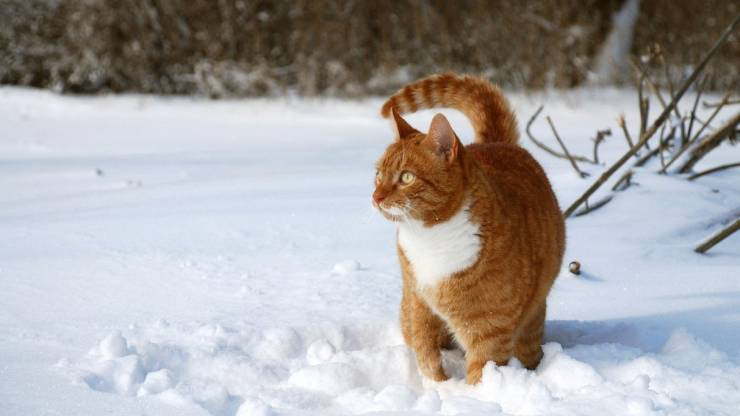
#> input picture imgs/catinsnow.jpg, 740 x 416 px, given in place of kmstennis.png, which was not available
$ python histogram.py
#> lines starting #> are read from the running program, lines starting #| are printed output that depends on the picture; pictures that were not available may be replaced by others from this repository, and a replacement may not be noted
import cv2
import numpy as np
from matplotlib import pyplot as plt
img = cv2.imread('imgs/kmstennis.png')
#> img is the input picture: shape (416, 740, 3); mean B, G, R 164.3, 164.9, 168.2
img = cv2.cvtColor(img, cv2.COLOR_BGR2GRAY)
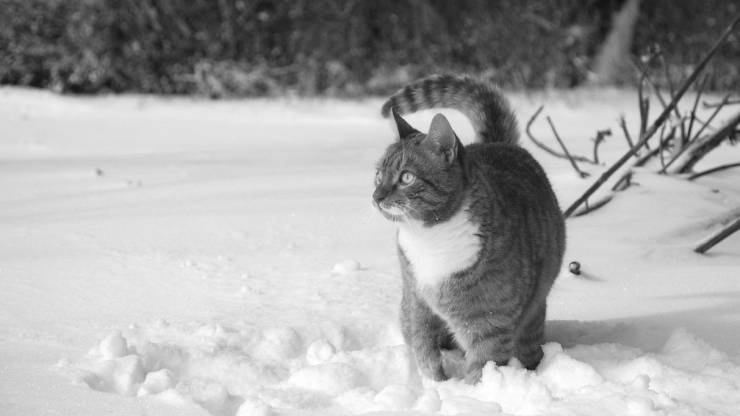
#> img: shape (416, 740); min 16, max 255, mean 165.8
histarray = []
histarrayafter = []

for i in range(-1, 255):
    histarray.append(0)
    histarrayafter.append(0)

height, width = img.shape
#> height = 416; width = 740
inmin = np.min(img)
#> inmin = 16
inmax = np.max(img)
#> inmax = 255
outmax = int(input("Zadej číslo:"))
#> the answer given: 3
k = outmax/(inmax-inmin)
#> k = 0.0126

for y in range(0, height):
    for x in range(0, width):
        histarray[img[y, x]] = histarray[img[y, x]]+1
#> after the loop, histarray = 256 values, max 7858 at index 224, min 0 at index 0, mean 1202.5
f = plt.figure(1)
plt.plot(histarray)
f.show()
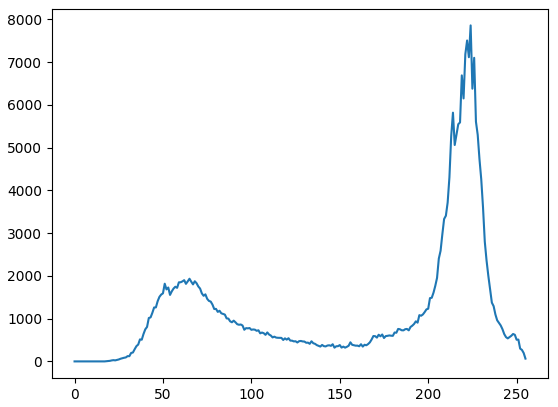
#> figure drawn by matplotlib, 1 panel; curve peaks at x = 224, y = 7858
cv2.imshow("před roztažením", img)
for y in range(0, height):
    for x in range(0, width):
        if (img[y, x] - inmin) * k > 255:
            img[y, x] = 255
        else:
            img[y, x] = int((img[y, x] - inmin) * k)
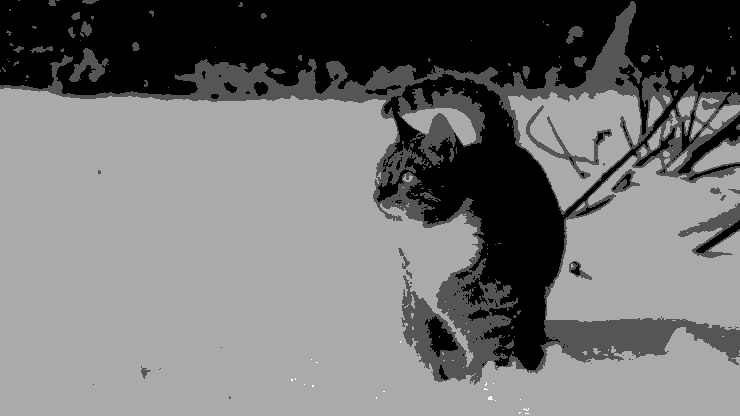
#> img: shape (416, 740); min 0, max 3, mean 1.34; drawn with min black and max white

for y in range(0, height):
    for x in range(0, width):
        histarrayafter[img[y, x]] = histarrayafter[img[y, x]]+1
#> after the loop, histarrayafter = 256 values, max 185859 at index 2, min 0 at index 4, mean 1202.5

ff = plt.figure(2)
plt.plot(histarrayafter)
ff.show()
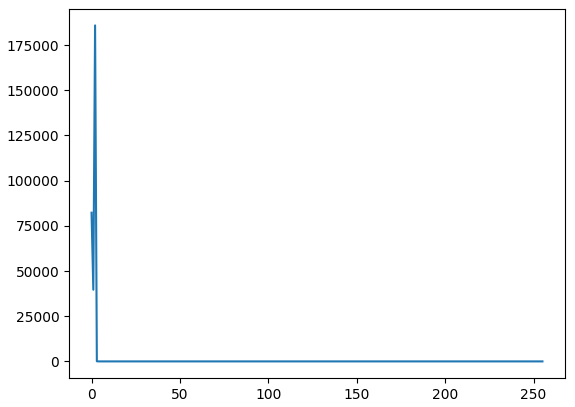
#> figure drawn by matplotlib, 1 panel; curve peaks at x = 2, y = 185859
cv2.imshow("Po roztažení", img)
print(inmin, inmax, outmax)
#| 16 255 3
cv2.waitKey(0)

$ run again, on imgs/city.jpg
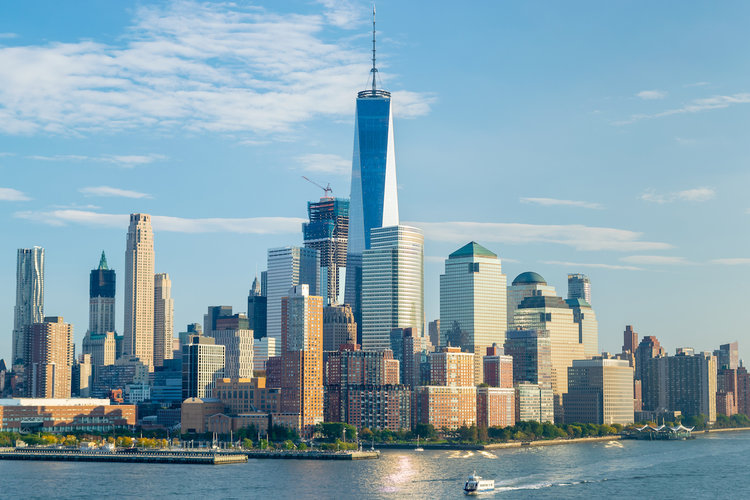
#> input picture imgs/city.jpg, 750 x 500 px, given in place of kmstennis.png, which was not available
#> img is the input picture: shape (500, 750, 3); mean B, G, R 174.6, 162.1, 133.6
#> inmin = 3
#> inmax = 255
#> k = 0.0119
#> after the loop `for y in range(0, height):`: histarray = 256 values, max 10562 at index 184, min 0 at index 0, mean 1464.8
#> after the loop `for y in range(0, height):`:
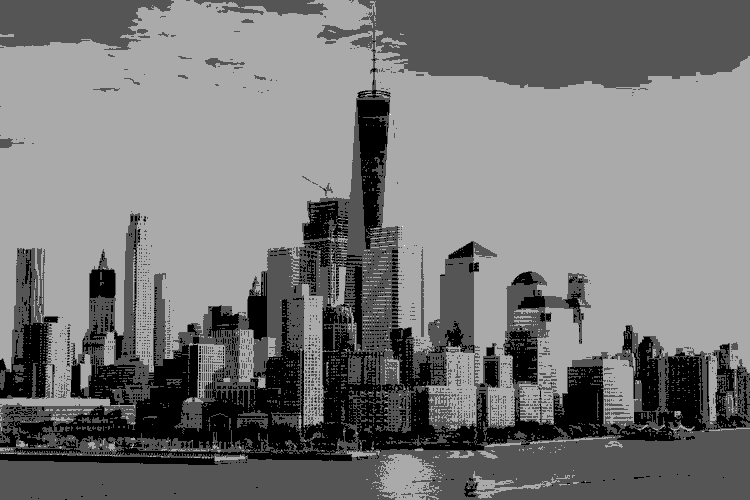
#> img: shape (500, 750); min 0, max 3, mean 1.4; drawn with min black and max white
#> after the loop `for y in range(0, height):`: histarrayafter = 256 values, max 201741 at index 2, min 0 at index 4, mean 1464.8
#> `ff.show()`:
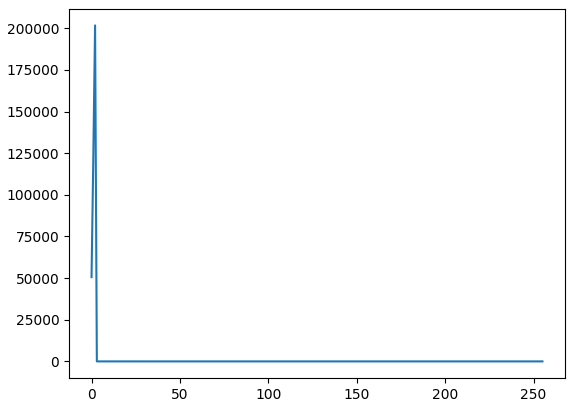
#> figure drawn by matplotlib, 1 panel; curve peaks at x = 2, y = 201741
#| 3 255 3

$ run again, on imgs/lake.jpg
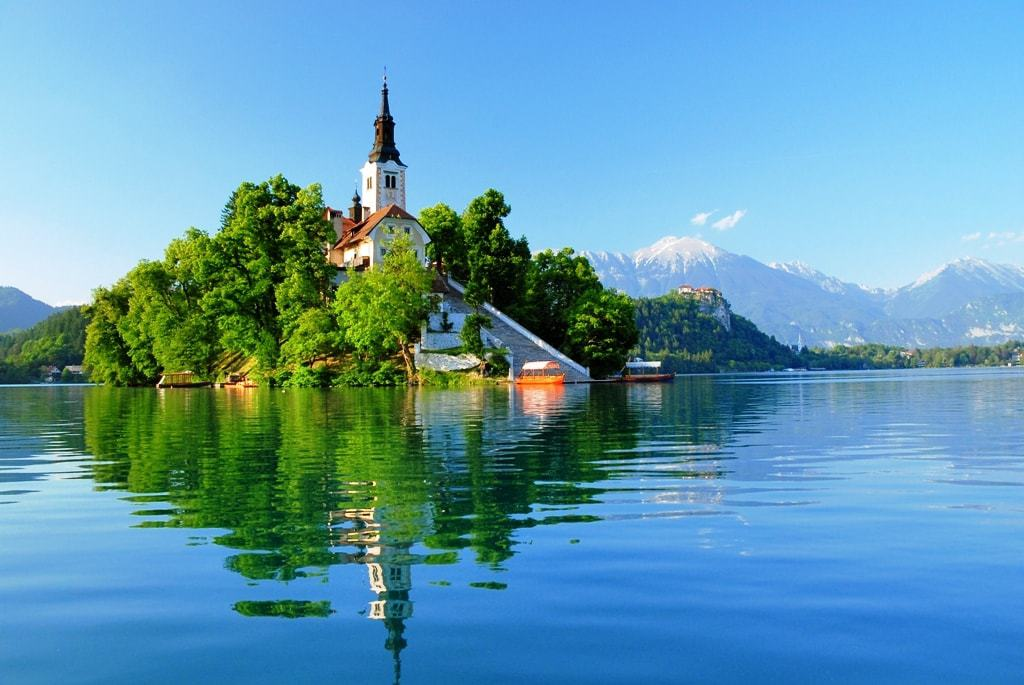
#> input picture imgs/lake.jpg, 1024 x 685 px, given in place of kmstennis.png, which was not available
#> img is the input picture: shape (685, 1024, 3); mean B, G, R 174.5, 152.2, 94.9
#> inmin = 0
#> inmax = 255
#> k = 0.0118
#> after the loop `for y in range(0, height):`: histarray = 256 values, max 7959 at index 166, min 29 at index 0, mean 2740
#> after the loop `for y in range(0, height):`:
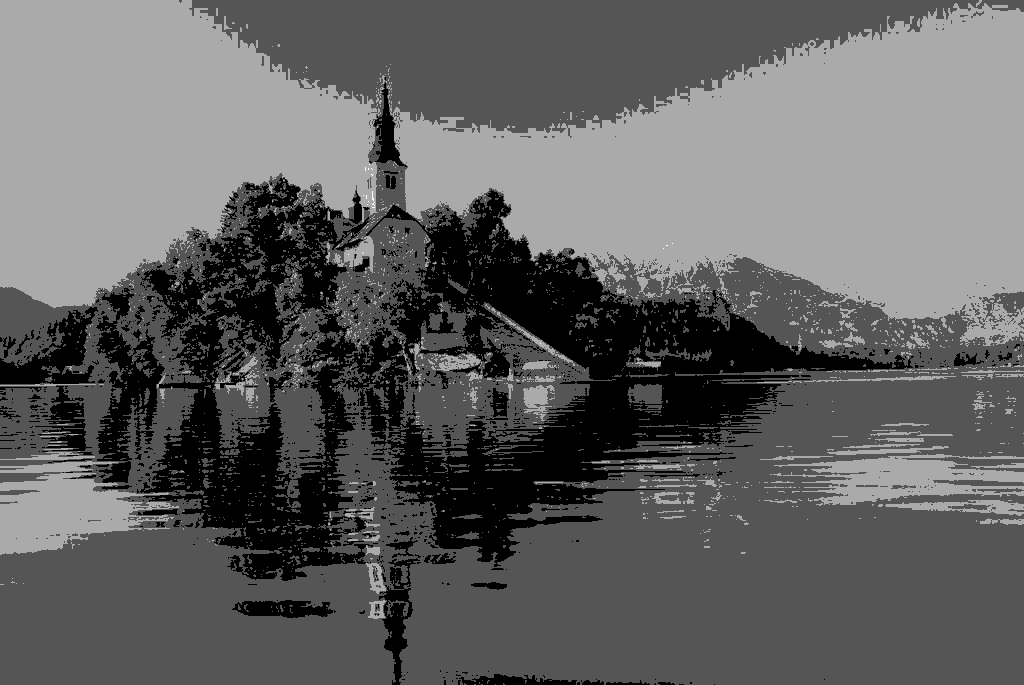
#> img: shape (685, 1024); min 0, max 3, mean 1.15; drawn with min black and max white
#> after the loop `for y in range(0, height):`: histarrayafter = 256 values, max 349313 at index 1, min 0 at index 4, mean 2740
#> `ff.show()`:
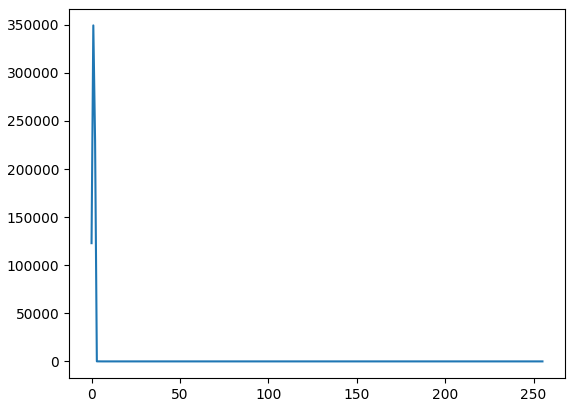
#> figure drawn by matplotlib, 1 panel; curve peaks at x = 1, y = 349313
#| 0 255 3
